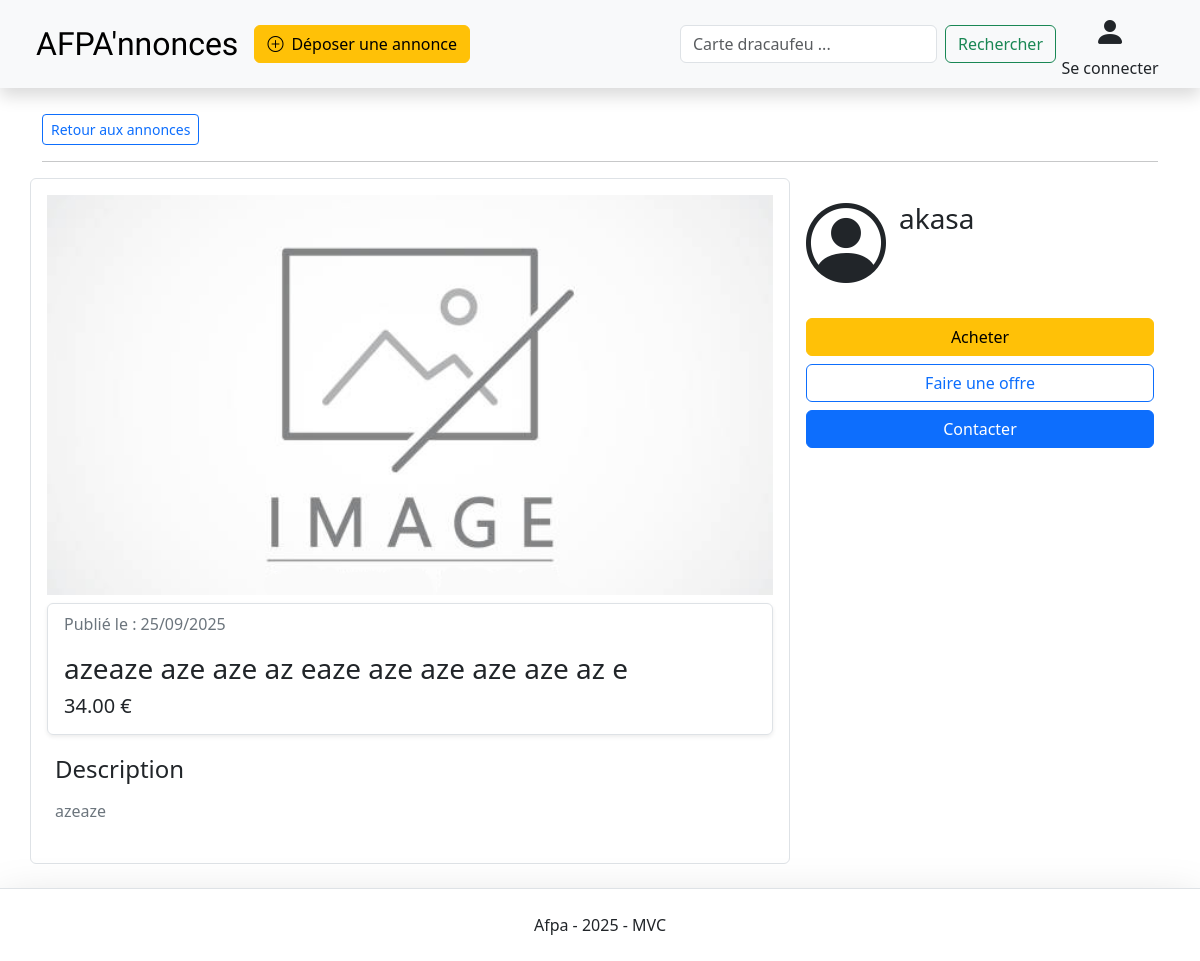
The page /index.php?url=details/15 on the database its author committed.
### tables this page shows
CREATE TABLE `annonces` (
  `a_id` int NOT NULL,
  `a_title` varchar(255) NOT NULL,
  `a_description` text NOT NULL,
  `a_price` decimal(10,2) NOT NULL,
  `a_picture` varchar(255) DEFAULT NULL,
  `a_publication` timestamp NOT NULL DEFAULT CURRENT_TIMESTAMP,
  `u_id` int NOT NULL
);

CREATE TABLE `users` (
  `u_id` int NOT NULL,
  `u_email` varchar(50) NOT NULL,
  `u_password` varchar(255) NOT NULL,
  `u_username` varchar(25) NOT NULL,
  `u_inscription` timestamp NOT NULL DEFAULT CURRENT_TIMESTAMP
);

### src/Controllers/AnnonceController.php (called while the page is built, shortened)
<?php
class AnnonceController
{
    public function show(?int $id): void
    {
        $objAnnonce = new Annonce();
        $annonce = $objAnnonce->findById($id);
        require_once __DIR__ . "/../Views/details.php";
    }
}

### public/index.php (called while the page is built, shortened)
<?php
require_once __DIR__ . "/routeur.php";

### src/Models/Annonce.php (called while the page is built, shortened)
<?php
class Annonce
{
    public function findById($id): array|false
    {
        try {
            $pdo = Database::createInstancePDO();
            $sql = 'SELECT `a_id`, `a_title`, `a_description`, `a_picture`, `a_price`, `a_publication`, `u_username`, `annonces`.`u_id` FROM `annonces` INNER JOIN `users` ON `annonces`.`u_id` = `users`.`u_id` WHERE `a_id` = :id ORDER BY `a_publication` DESC';
            $stmt = $pdo->prepare($sql);
            $stmt->bindValue(':id', $id, PDO::PARAM_INT);
            if ($stmt->execute()) {
                $annonce = $stmt->fetch(PDO::FETCH_ASSOC);
                return $annonce;
            } else {
                return false;
            }
        } catch (PDOException $e) {
            return false;
        }
    }
}

### src/Views/details.php (the view, shortened to what this page needs)
<!DOCTYPE html>
<html lang="fr">
<head>
    <link href="https://cdn.jsdelivr.net/npm/bootstrap@5.3.8/dist/css/bootstrap.min.css" rel="stylesheet">
    <link rel="stylesheet" href="../assets/css/style.css">
    <link rel="stylesheet" href="https://cdn.jsdelivr.net/npm/bootstrap-icons@1.13.1/font/bootstrap-icons.min.css">
</head>
<body class="d-flex flex-column vh-100">
    <?php include_once __DIR__ . "/templates/navbar.php" ?>
    <main class="container flex-grow-1">
        <div>
            <a href="index.php?url=home" class="btn btn-outline-primary btn-sm mt-3">Retour aux annonces</a>
        </div>
        <hr>
        <div class="row mt-3 mb-4">
            <div class="col-lg-8 border rounded p-3">
                <img src="/uploads/<?= $annonce["a_picture"] ?? 'no_picture.png' ?>" class="img-detail" alt="Image de l'annonce">
                <div class="mt-2 border border rounded py-2 px-3 shadow shadow-sm">
                    <p class="text-secondary">Publié le : <?= (new DateTime($annonce["a_publication"]))->format('d/m/Y') ?></p>
                    <p class="h3"><?= $annonce["a_title"] ?></p>
                    <p class="mt-2 h5"><?= $annonce["a_price"] . ' €' ?></p>
                </div>
                <div class="mt-2 p-2">
                    <p class="mt-1 h4">Description</p>
                    <p class="mt-3 text-secondary"><?= $annonce["a_description"] ?></p>
                </div>
            </div>
            <div class="col-lg-4 rounded p-3">
                <div class="mb-4">
                    <div class="row">
                        <div class="col-3 text-center">
                            <i class="bi bi-person-circle display-1"></i>
                        </div>
                        <div class="col h3 pt-2">
                            <?= $annonce["u_username"] ?>
                        </div>
                    </div>
                </div>
                <div>
                    <button class="btn btn-warning w-100 my-1">Acheter</button>
                    <button class="btn btn-outline-primary w-100 my-1">Faire une offre</button>
                    <button class="btn btn-primary w-100 my-1">Contacter</button>
                </div>
            </div>
        </div>
    </main>
    <?php include_once __DIR__ . "/templates/footer.php" ?>
</body>
</html>

### public/assets/css/style.css (style rules this page uses)
main { margin-top: 6rem; }
.img-detail { width: 100%; height: 50vh; object-fit: cover; object-position: center; }

### rows shown on the page
annonces: a_publication "25/09/2025", a_title "azeaze aze aze az eaze aze aze aze aze az e", a_price "34.00", a_description "azeaze", u.u_username "akasa"

### other values the page prints
$_SESSION["user"]["username"] "Se connecter"
